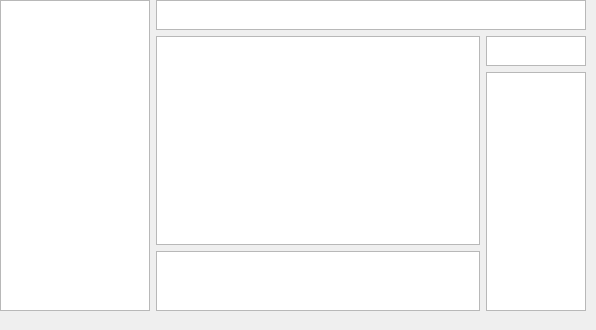
<?xml version="1.0" encoding="UTF-8"?>
<ui version="4.0">
 <class>GroupChatView</class>
 <widget class="QWidget" name="GroupChatView">
  <property name="geometry">
   <rect>
    <x>0</x>
    <y>0</y>
    <width>596</width>
    <height>330</height>
   </rect>
  </property>
  <property name="windowTitle">
   <string>Form</string>
  </property>
  <widget class="QWidget" name="horizontalLayoutWidget">
   <property name="geometry">
    <rect>
     <x>0</x>
     <y>0</y>
     <width>586</width>
     <height>311</height>
    </rect>
   </property>
   <layout class="QHBoxLayout" name="horizontalLayout_main">
    <item>
     <widget class="QListView" name="listView">
      <property name="maximumSize">
       <size>
        <width>150</width>
        <height>16777215</height>
       </size>
      </property>
     </widget>
    </item>
    <item>
     <layout class="QVBoxLayout" name="verticalLayout_2">
      <item>
       <widget class="QTextBrowser" name="textBrowser_sesseion_name">
        <property name="minimumSize">
         <size>
          <width>300</width>
          <height>0</height>
         </size>
        </property>
        <property name="maximumSize">
         <size>
          <width>16777215</width>
          <height>30</height>
         </size>
        </property>
       </widget>
      </item>
      <item>
       <layout class="QHBoxLayout" name="horizontalLayout">
        <item>
         <layout class="QVBoxLayout" name="verticalLayout">
          <item>
           <widget class="QListView" name="listView_chat">
            <property name="minimumSize">
             <size>
              <width>300</width>
              <height>0</height>
             </size>
            </property>
           </widget>
          </item>
          <item>
           <widget class="QTextEdit" name="textEdit_chat">
            <property name="minimumSize">
             <size>
              <width>300</width>
              <height>0</height>
             </size>
            </property>
            <property name="maximumSize">
             <size>
              <width>16777215</width>
              <height>60</height>
             </size>
            </property>
           </widget>
          </item>
         </layout>
        </item>
        <item>
         <layout class="QVBoxLayout" name="verticalLayout_3">
          <item>
           <widget class="QTextBrowser" name="textBrowser_member">
            <property name="maximumSize">
             <size>
              <width>100</width>
              <height>30</height>
             </size>
            </property>
            <property name="sizeIncrement">
             <size>
              <width>0</width>
              <height>0</height>
             </size>
            </property>
            <property name="baseSize">
             <size>
              <width>0</width>
              <height>0</height>
             </size>
            </property>
           </widget>
          </item>
          <item>
           <widget class="QListView" name="listView_member">
            <property name="maximumSize">
             <size>
              <width>100</width>
              <height>16777215</height>
             </size>
            </property>
           </widget>
          </item>
         </layout>
        </item>
       </layout>
      </item>
     </layout>
    </item>
   </layout>
  </widget>
 </widget>
 <resources/>
 <connections/>
</ui>
